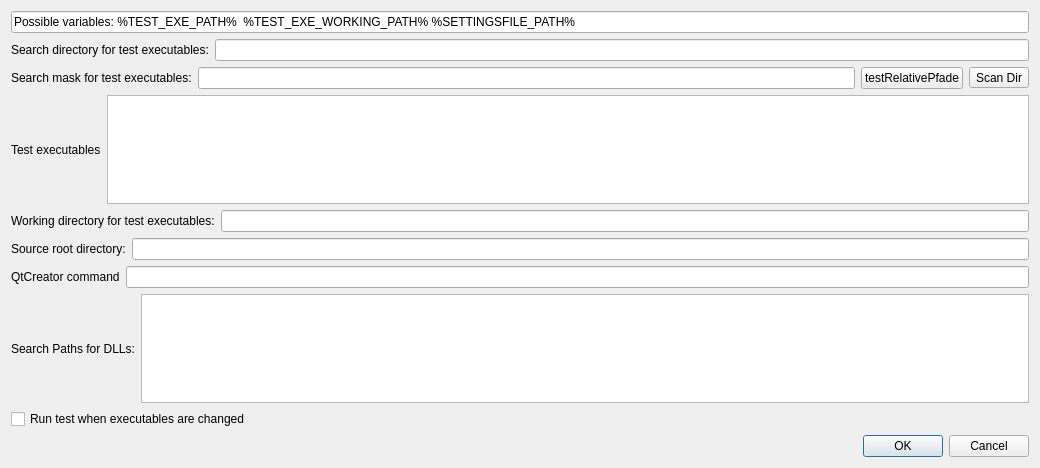
<?xml version="1.0" encoding="UTF-8"?>
<ui version="4.0">
 <class>SettingsWindow</class>
 <widget class="QDialog" name="SettingsWindow">
  <property name="geometry">
   <rect>
    <x>0</x>
    <y>0</y>
    <width>1040</width>
    <height>468</height>
   </rect>
  </property>
  <property name="windowTitle">
   <string>Settings</string>
  </property>
  <layout class="QVBoxLayout" name="verticalLayout_2">
   <item>
    <widget class="QLineEdit" name="lineEdit">
     <property name="text">
      <string>Possible variables: %TEST_EXE_PATH%  %TEST_EXE_WORKING_PATH% %SETTINGSFILE_PATH%</string>
     </property>
     <property name="readOnly">
      <bool>true</bool>
     </property>
    </widget>
   </item>
   <item>
    <layout class="QVBoxLayout" name="verticalLayout">
     <item>
      <layout class="QGridLayout" name="gridLayout">
       <item row="0" column="0">
        <widget class="QLabel" name="label_3">
         <property name="text">
          <string>Search directory for test executables:</string>
         </property>
        </widget>
       </item>
       <item row="0" column="1">
        <widget class="QLineEdit" name="edtTestsSearchDir"/>
       </item>
      </layout>
     </item>
     <item>
      <layout class="QGridLayout" name="gridLayout_2">
       <item row="0" column="1">
        <widget class="QLineEdit" name="edtTestsSearchMask"/>
       </item>
       <item row="0" column="0">
        <widget class="QLabel" name="label_6">
         <property name="text">
          <string>Search mask for test executables:</string>
         </property>
        </widget>
       </item>
       <item row="0" column="3">
        <widget class="QToolButton" name="toolButton">
         <property name="text">
          <string>Scan Dir</string>
         </property>
        </widget>
       </item>
       <item row="0" column="2">
        <widget class="QPushButton" name="pushButton">
         <property name="text">
          <string>testRelativePfade</string>
         </property>
        </widget>
       </item>
      </layout>
     </item>
     <item>
      <layout class="QHBoxLayout" name="horizontalLayout_5">
       <item>
        <widget class="QLabel" name="label_7">
         <property name="text">
          <string>Test executables</string>
         </property>
        </widget>
       </item>
       <item>
        <widget class="QListWidget" name="listTestExecutbles"/>
       </item>
      </layout>
     </item>
     <item>
      <layout class="QHBoxLayout" name="horizontalLayout_3">
       <item>
        <widget class="QLabel" name="label_4">
         <property name="text">
          <string>Working directory for test executables:</string>
         </property>
        </widget>
       </item>
       <item>
        <widget class="QLineEdit" name="edtTestWorkingDir"/>
       </item>
      </layout>
     </item>
     <item>
      <layout class="QHBoxLayout" name="horizontalLayout_2">
       <item>
        <widget class="QLabel" name="label_2">
         <property name="text">
          <string>Source root directory:</string>
         </property>
        </widget>
       </item>
       <item>
        <widget class="QLineEdit" name="edtSourceRootDir"/>
       </item>
      </layout>
     </item>
     <item>
      <layout class="QHBoxLayout" name="horizontalLayout_4">
       <item>
        <widget class="QLabel" name="label_5">
         <property name="text">
          <string>QtCreator command</string>
         </property>
        </widget>
       </item>
       <item>
        <widget class="QLineEdit" name="edtQTCreatorPath"/>
       </item>
      </layout>
     </item>
     <item>
      <layout class="QHBoxLayout" name="horizontalLayout">
       <item>
        <widget class="QLabel" name="label">
         <property name="text">
          <string>Search Paths for DLLs:</string>
         </property>
        </widget>
       </item>
       <item>
        <widget class="QTextEdit" name="txtPathEnvironment">
         <property name="html">
          <string>&lt;!DOCTYPE HTML PUBLIC &quot;-//W3C//DTD HTML 4.0//EN&quot; &quot;http://www.w3.org/TR/REC-html40/strict.dtd&quot;&gt;
&lt;html&gt;&lt;head&gt;&lt;meta name=&quot;qrichtext&quot; content=&quot;1&quot; /&gt;&lt;style type=&quot;text/css&quot;&gt;
p, li { white-space: pre-wrap; }
&lt;/style&gt;&lt;/head&gt;&lt;body style=&quot; font-family:'MS Shell Dlg 2'; font-size:8.25pt; font-weight:400; font-style:normal;&quot;&gt;
&lt;p style=&quot;-qt-paragraph-type:empty; margin-top:0px; margin-bottom:0px; margin-left:0px; margin-right:0px; -qt-block-indent:0; text-indent:0px; font-size:8pt;&quot;&gt;&lt;br /&gt;&lt;/p&gt;&lt;/body&gt;&lt;/html&gt;</string>
         </property>
        </widget>
       </item>
      </layout>
     </item>
    </layout>
   </item>
   <item>
    <widget class="QCheckBox" name="chbRunOnChange">
     <property name="text">
      <string>Run test when executables are changed</string>
     </property>
    </widget>
   </item>
   <item>
    <widget class="QDialogButtonBox" name="buttonBox">
     <property name="orientation">
      <enum>Qt::Horizontal</enum>
     </property>
     <property name="standardButtons">
      <set>QDialogButtonBox::Cancel|QDialogButtonBox::Ok</set>
     </property>
    </widget>
   </item>
  </layout>
 </widget>
 <resources/>
 <connections>
  <connection>
   <sender>buttonBox</sender>
   <signal>accepted()</signal>
   <receiver>SettingsWindow</receiver>
   <slot>accept()</slot>
   <hints>
    <hint type="sourcelabel">
     <x>248</x>
     <y>254</y>
    </hint>
    <hint type="destinationlabel">
     <x>157</x>
     <y>274</y>
    </hint>
   </hints>
  </connection>
  <connection>
   <sender>buttonBox</sender>
   <signal>rejected()</signal>
   <receiver>SettingsWindow</receiver>
   <slot>reject()</slot>
   <hints>
    <hint type="sourcelabel">
     <x>316</x>
     <y>260</y>
    </hint>
    <hint type="destinationlabel">
     <x>286</x>
     <y>274</y>
    </hint>
   </hints>
  </connection>
 </connections>
</ui>
